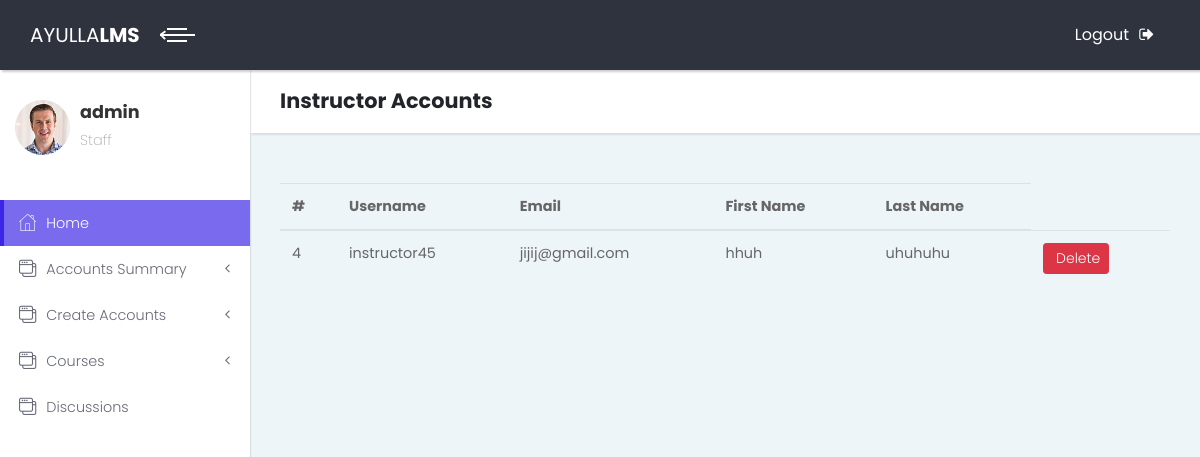
The app's page /adminact/view-instructor-accounts/ (signed in) with its own data.
### accounts/models.py (models this page shows)
class User(AbstractUser):
    is_student = models.BooleanField(default=False, db_index=True)
    is_instructor = models.BooleanField(default=False)
    is_teaching_assistant = models.BooleanField(default=False)
    is_observer = models.BooleanField(default=False)

### accounts/view.py (the view)
# urls.py: path('view-instructor-accounts/', InstructorsListView.as_view(), name='instructor_accounts'),
@method_decorator([login_required, admin_required], name='dispatch')
class InstructorsListView(ListView):
    model = User
    ordering = ('username', )
    context_object_name = 'accounts'
    template_name = 'account_list.html'
    paginate_by = 80
    def get_context_data(self, **kwargs):
        context = super().get_context_data(**kwargs)
        context['account_type'] = "Instructor"
        return context
    def get_queryset(self):
        queryset = User.objects.filter(is_instructor=True)
        return queryset

### accounts/templates/account_list.html (shortened to what this page needs)
{% extends 'externals/base.html' %}
{% load static %}
          {% block header %}
            <div class="container-fluid">
              <h2 class="no-margin-bottom justify-content-center"> {{ account_type }} Accounts</h2>
            </div>
          {% endblock header %}
{% block content %}
<section class="dashboard-counts no-padding-bottom">
            <div class="container-fluid">
      <table class="table" id="book-table">
        <thead>
          <tr>
            <th>#</th>
            <th>Username</th>
            <th>Email</th>
            <th>First Name</th>
            <th>Last Name</th>
          </tr>
        </thead>
        <tbody>
            {% include 'account/includes/partial_account_list.html' %}
        </tbody>
      </table>
            </div>
</section>
{% endblock %}

### templates/externals/base.html (shortened to what this page needs)
{% load static %}<!DOCTYPE html>
<html>
  <head>
    <link rel="stylesheet" href="{% static 'externals/vendor/bootstrap/css/bootstrap.min.css' %}">
    <link rel="stylesheet" href="{% static 'externals/vendor/font-awesome/css/font-awesome.min.css' %}">
    <link rel="stylesheet" href="{% static 'externals/css/fontastic.css' %}">
    <link rel="stylesheet" href="{% static 'externals/css/style.default.css' %}" id="theme-stylesheet">
    <link rel="stylesheet" href="{% static 'externals/css/custom.css' %}">
      {% if user.is_authenticated and user.is_instructor %}
      <link rel="stylesheet" type="text/css" href="{% static 'css/instructor.css' %}">
    {% else %}
      <link rel="stylesheet" type="text/css" href="{% static 'css/students.css' %}">
    {% endif %}
  </head>
  <body>
    <div class="page">
      <header class="header">
        <nav class="navbar">
          <div class="container-fluid">
            <div class="navbar-holder d-flex align-items-center justify-content-between">
              <div class="navbar-header">
                <a href="index.html" class="navbar-brand d-none d-sm-inline-block">
                  <div class="brand-text d-none d-lg-inline-block"><span>AYULLA </span><strong>LMS</strong></div>
                  <div class="brand-text d-none d-sm-inline-block d-lg-none"><strong>BD</strong></div></a>
                <a id="toggle-btn" href="#" class="menu-btn active"><span></span><span></span><span></span></a>
              </div>
              <ul class="nav-menu list-unstyled d-flex flex-md-row align-items-md-center">
                <li class="nav-item"><a href="{% url 'logout' %}" class="nav-link logout"> <span class="d-none d-sm-inline">Logout</span><i class="fa fa-sign-out"></i></a></li>
              </ul>
            </div>
          </div>
        </nav>
      </header>
      <div class="page-content d-flex align-items-stretch">
        <nav class="side-navbar">
          <div class="sidebar-header d-flex align-items-center">
            <div class="avatar"><img src="{% static 'externals/img/avatar-1.jpg' %}" alt="..." class="img-fluid rounded-circle"></div>
            <div class="title">
              <h1 class="h4">{{ user.username }}</h1>
              {% if user.is_instructor %}
                <p>Course Instructor</p>
                {% elif user.is_student %}
                <p>Student</p>
                {% elif user.is_staff %}
                <p>Staff</p>
                {% endif %}
            </div>
          </div>
            {% if user.is_staff %}
              <ul class="list-unstyled">
                        <li class="active"><a href="{% url 'admin_home' %}"> <i class="icon-home"></i>Home </a></li>
                        <li><a href="#exampledropdownDropdown" aria-expanded="false" data-toggle="collapse"> <i class="icon-interface-windows"></i>Accounts Summary </a>
                        </li>
                        <li><a href="#exampledropdownDropdown1" aria-expanded="false" data-toggle="collapse"> <i class="icon-interface-windows"></i>Create Accounts </a>
                        </li>
                        <li><a href="#exampledropdownDropdown2" aria-expanded="false" data-toggle="collapse"> <i class="icon-interface-windows"></i>Courses </a>
                        </li>
                 <li><a href="{% url 'discussion_home' %}"> <i class="icon-interface-windows"></i>Discussions </a></li>
              </ul>
            {% endif %}
        </nav>
        <div class="content-inner">
        <header class="page-header">
          {% block header %}
          {% endblock header %}
          </header>
            {% block content %}
            {% endblock content %}
        </div>
      </div>
    </div>
  </body>
</html>

### accounts/templates/account/includes/partial_account_list.html (shortened to what this page needs)
  {% for account in accounts %}
        <tr>
          <td>{{ account.id }}</td>
          <td>{{ account.username }}</td>
          <td>{{ account.email }}</td>
          <td>{{ account.first_name }}</td>
          <td>{{ account.last_name }}</td>
            <td>
              <button type="button"
                      class="btn btn-danger btn-sm js-delete-book"
                      data-url="{% url 'account_delete' account.id %}">
                 Delete
              </button>
            </td>
        </tr>
      {% empty %}
        <tr>
          <td colspan="8" class="text-center bg-warning">No Account</td>
        </tr>
      {% endfor %}

### static/css/students.css (style rules this page uses)
body { background-color: #c2d4d8; }

### records on screen
User: username "admin"
User: id "4", username "instructor45", email "jijij@gmail.com", first_name "hhuh", last_name "uhuhuhu"

### other values on screen
{{ account_type }} "Instructor"
